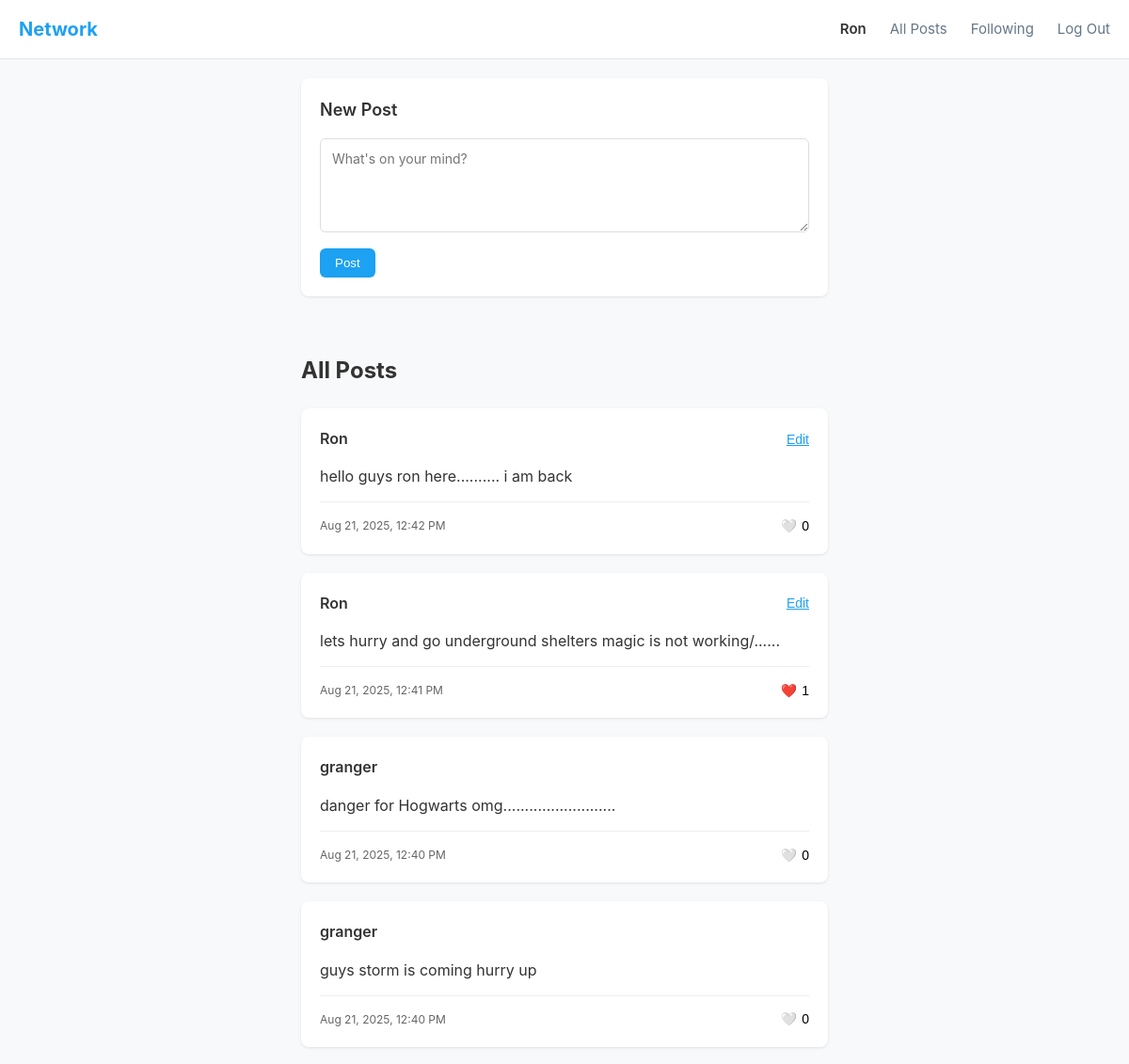
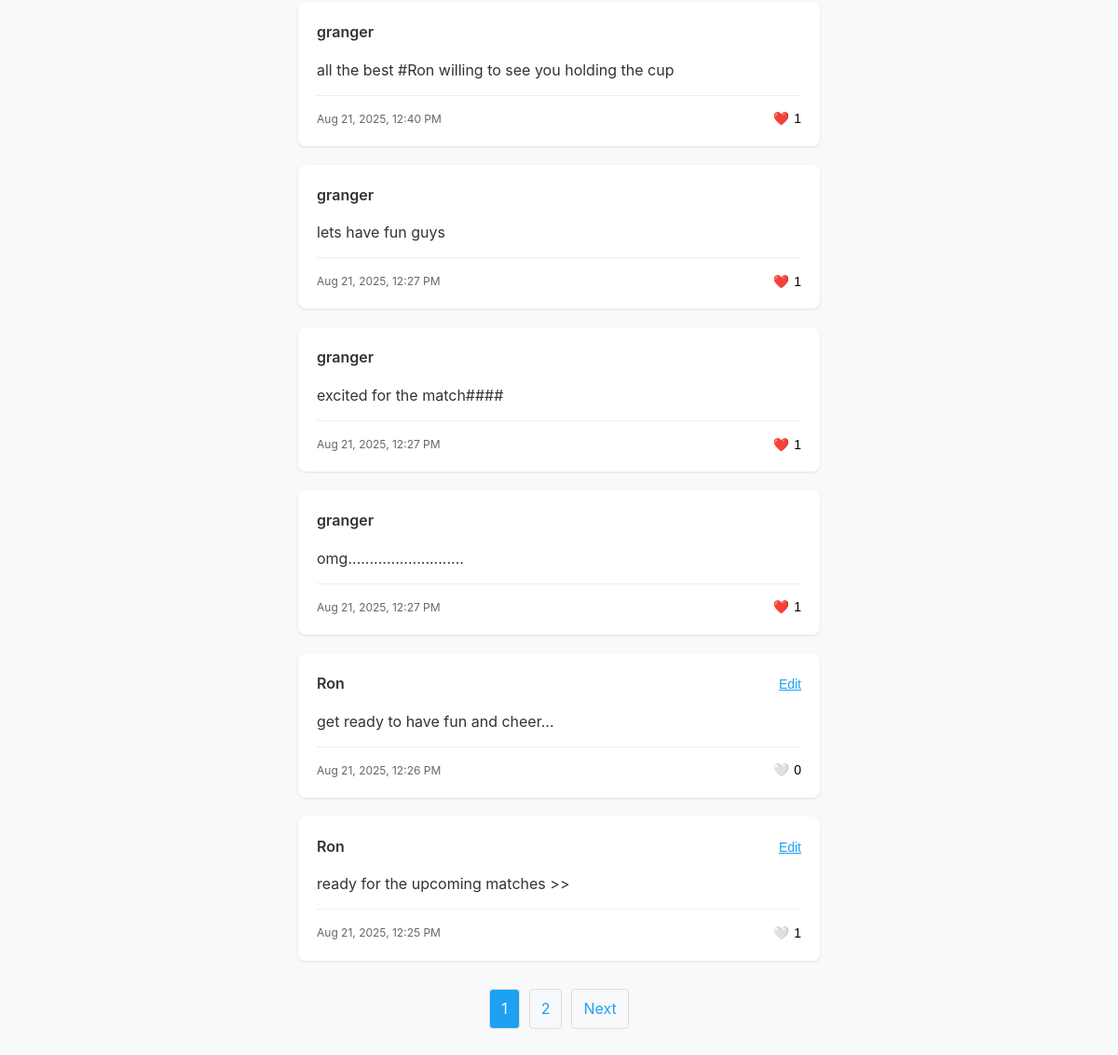
The app's page / (signed in) with its own data (2 pictures, top to bottom).
### network/models.py (models this page shows, shortened)
class User(AbstractUser):
    def followers_count(self):
        return Follow.objects.filter(following=self).count()

class Post(models.Model):
    user = models.ForeignKey(User, on_delete=models.CASCADE, related_name="posts")
    content = models.TextField(max_length=280)
    timestamp = models.DateTimeField(auto_now_add=True)
    likes = models.ManyToManyField(User, related_name="liked_posts", blank=True)
    class Meta:
        ordering = ["-timestamp"]
    def like_count(self):
        return self.likes.count()

### network/views.py (the view)
# urls.py: path("", views.index, name="index"),
def index(request):
    posts = Post.objects.all()
    paginator = Paginator(posts, 10)  # Show 10 posts per page
    page_number = request.GET.get('page')
    page_obj = paginator.get_page(page_number)
    return render(request, "network/index.html", {
        "page_obj": page_obj
    })

### network/templates/network/index.html (shortened to what this page needs)
{% extends "network/layout.html" %}
{% block body %}
    {% if user.is_authenticated %}
        <div class="new-post-container">
            <div class="new-post-card">
                <h3>New Post</h3>
                <form method="post" action="{% url 'new_post' %}">
                    <textarea
                        name="content"
                        placeholder="What's on your mind?"
                        maxlength="280"
                        required
                    ></textarea>
                    <button type="submit" class="post-btn">Post</button>
                </form>
            </div>
        </div>
    {% endif %}
    <div class="posts-container">
        <h1>All Posts</h1>
        {% if page_obj %}
            {% for post in page_obj %}
                <div class="post-card">
                    <div class="post-header">
                        <h3 class="username">
                            <a href="{% url 'profile' post.user.username %}">{{ post.user.username }}</a>
                        </h3>
                        {% if user == post.user %}
                            <button class="edit-btn" onclick="editPost({{ post.id }})">Edit</button>
                        {% endif %}
                    </div>
                    <div id="post-content-{{ post.id }}" class="post-content">
                        {{ post.content }}
                    </div>
                    <div class="post-footer">
                        <small class="timestamp">{{ post.timestamp|date:"M d, Y, g:i A" }}</small>
                        <div class="post-actions">
                            {% if user.is_authenticated %}
                                <button class="like-btn" onclick="toggleLike({{ post.id }})"
                                        data-liked="{% if user in post.likes.all %}true{% else %}false{% endif %}">
                                    <span id="like-icon-{{ post.id }}">
                                        {% if user in post.likes.all %}❤️{% else %}🤍{% endif %}
                                    </span>
                                    <span id="like-count-{{ post.id }}">{{ post.like_count }}</span>
                                </button>
                            {% else %}
                                <span class="like-display">❤️ {{ post.like_count }}</span>
                            {% endif %}
                        </div>
                    </div>
                </div>
            {% endfor %}
            {% if page_obj.has_other_pages %}
                <div class="pagination">
                    {% for i in page_obj.paginator.page_range %}
                        {% if page_obj.number == i %}
                            <span class="current">{{ i }}</span>
                        {% else %}
                            <a href="?page={{ i }}">{{ i }}</a>
                        {% endif %}
                    {% endfor %}
                    {% if page_obj.has_next %}
                        <a href="?page={{ page_obj.next_page_number }}">Next</a>
                    {% endif %}
                </div>
            {% endif %}
        {% else %}
            <div class="no-posts">
                <p>No posts yet. {% if user.is_authenticated %}Be the first to post something!{% else %}Log in to create posts.{% endif %}</p>
            </div>
        {% endif %}
    </div>
{% endblock %}

### network/templates/network/layout.html (shortened to what this page needs)
{% load static %}
<!DOCTYPE html>
<html lang="en">
    <head>
        <link href="{% static 'network/styles.css' %}" rel="stylesheet">
    </head>
    <body>
        <nav class="navbar">
            <div class="nav-container">
                <a href="{% url 'index' %}" class="nav-brand">Network</a>
                <div class="nav-links">
                    {% if user.is_authenticated %}
                        <a href="{% url 'profile' user.username %}" class="nav-link username-link">{{ user.username }}</a>
                    {% endif %}
                    <a href="{% url 'index' %}" class="nav-link">All Posts</a>
                    {% if user.is_authenticated %}
                        <a href="{% url 'following' %}" class="nav-link">Following</a>
                        <a href="{% url 'logout' %}" class="nav-link">Log Out</a>
                    {% else %}
                        <a href="{% url 'login' %}" class="nav-link">Log In</a>
                        <a href="{% url 'register' %}" class="nav-link">Register</a>
                    {% endif %}
                </div>
            </div>
        </nav>
        <main class="main-content">
            {% block body %}
            {% endblock %}
        </main>
    </body>
</html>

### network/templates/network/index.html (style rules this page uses)
body { font-family: -apple-system, BlinkMacSystemFont, "Segoe UI", Roboto, sans-serif; background-color: #f8f9fa; margin: 0; padding: 0; }
.new-post-container, .posts-container { max-width: 600px; margin: 0 auto; padding: 20px; }
.new-post-card, .post-card { background: white; border-radius: 8px; padding: 20px; margin-bottom: 20px; box-shadow: 0 1px 3px rgba(0,0,0,0.1); }
.new-post-card h3 { margin: 0 0 15px 0; font-size: 18px; font-weight: 600; }
.new-post-card textarea { width: 100%; min-height: 100px; padding: 12px; border: 1px solid #ddd; border-radius: 6px; resize: vertical; font-family: inherit; font-size: 14px; }
.post-btn { background: #1da1f2; color: white; border: none; padding: 8px 16px; border-radius: 6px; font-weight: 500; margin-top: 10px; cursor: pointer; }
.posts-container h1 { font-size: 24px; margin-bottom: 20px; font-weight: 700; }
.post-header { display: flex; justify-content: space-between; align-items: center; margin-bottom: 10px; }
.username { margin: 0; font-size: 16px; font-weight: 600; }
.username a { color: #333; text-decoration: none; }
.edit-btn { background: none; border: none; color: #1da1f2; cursor: pointer; font-size: 14px; text-decoration: underline; }
.post-content { margin: 15px 0; line-height: 1.5; color: #333; }
.post-footer { display: flex; justify-content: space-between; align-items: center; margin-top: 15px; padding-top: 15px; border-top: 1px solid #eee; }
.timestamp { color: #666; font-size: 12px; }
.post-actions { display: flex; gap: 15px; align-items: center; }
.like-btn { background: none; border: none; cursor: pointer; display: flex; align-items: center; gap: 5px; font-size: 14px; }
.pagination { display: flex; justify-content: center; gap: 10px; margin: 30px 0; }
.pagination a, .pagination .current { padding: 8px 12px; text-decoration: none; color: #1da1f2; border: 1px solid #ddd; border-radius: 4px; }
.pagination .current { background: #1da1f2; color: white; }

### network/templates/network/layout.html (style rules this page uses)
* { margin: 0; padding: 0; box-sizing: border-box; }
body { font-family: -apple-system, BlinkMacSystemFont, "Segoe UI", Roboto, "Helvetica Neue", Arial, sans-serif; background-color: #f8f9fa; color: #333; line-height: 1.6; }
.navbar { background: white; border-bottom: 1px solid #e1e8ed; padding: 0; position: sticky; top: 0; z-index: 100; }
.nav-container { max-width: 1200px; margin: 0 auto; display: flex; justify-content: space-between; align-items: center; padding: 15px 20px; }
.nav-brand { font-size: 20px; font-weight: bold; color: #1da1f2; text-decoration: none; }
.nav-links { display: flex; gap: 25px; align-items: center; }
.nav-link { color: #657786; text-decoration: none; font-size: 15px; font-weight: 400; transition: color 0.2s; }
.username-link { font-weight: 600; color: #333; }
.main-content { min-height: calc(100vh - 70px); padding: 0; }

### records on screen
User: username "Ron"
Post: user.username "Ron", content "hello guys ron here.......... i am back", timestamp "Aug 21, 2025, 12:42 PM", like_count "0"
Post: user.username "Ron", content "lets hurry and go underground shelters magic is not working/......", timestamp "Aug 21, 2025, 12:41 PM", like_count "1"
Post: user.username "granger", content "danger for Hogwarts omg..........................", timestamp "Aug 21, 2025, 12:40 PM", like_count "0"
Post: user.username "granger", content "guys storm is coming hurry up", timestamp "Aug 21, 2025, 12:40 PM", like_count "0"
Post: user.username "granger", content "all the best #Ron willing to see you holding the cup", timestamp "Aug 21, 2025, 12:40 PM", like_count "1"
Post: user.username "granger", content "lets have fun guys", timestamp "Aug 21, 2025, 12:27 PM", like_count "1"
Post: user.username "granger", content "excited for the match####", timestamp "Aug 21, 2025, 12:27 PM", like_count "1"
Post: user.username "granger", content "omg...........................", timestamp "Aug 21, 2025, 12:27 PM", like_count "1"
Post: user.username "Ron", content "get ready to have fun and cheer...", timestamp "Aug 21, 2025, 12:26 PM", like_count "0"
Post: user.username "Ron", content "ready for the upcoming matches >>", timestamp "Aug 21, 2025, 12:25 PM", like_count "1"

### other values on screen
{{ i }} "1"
{{ i }} "2"
